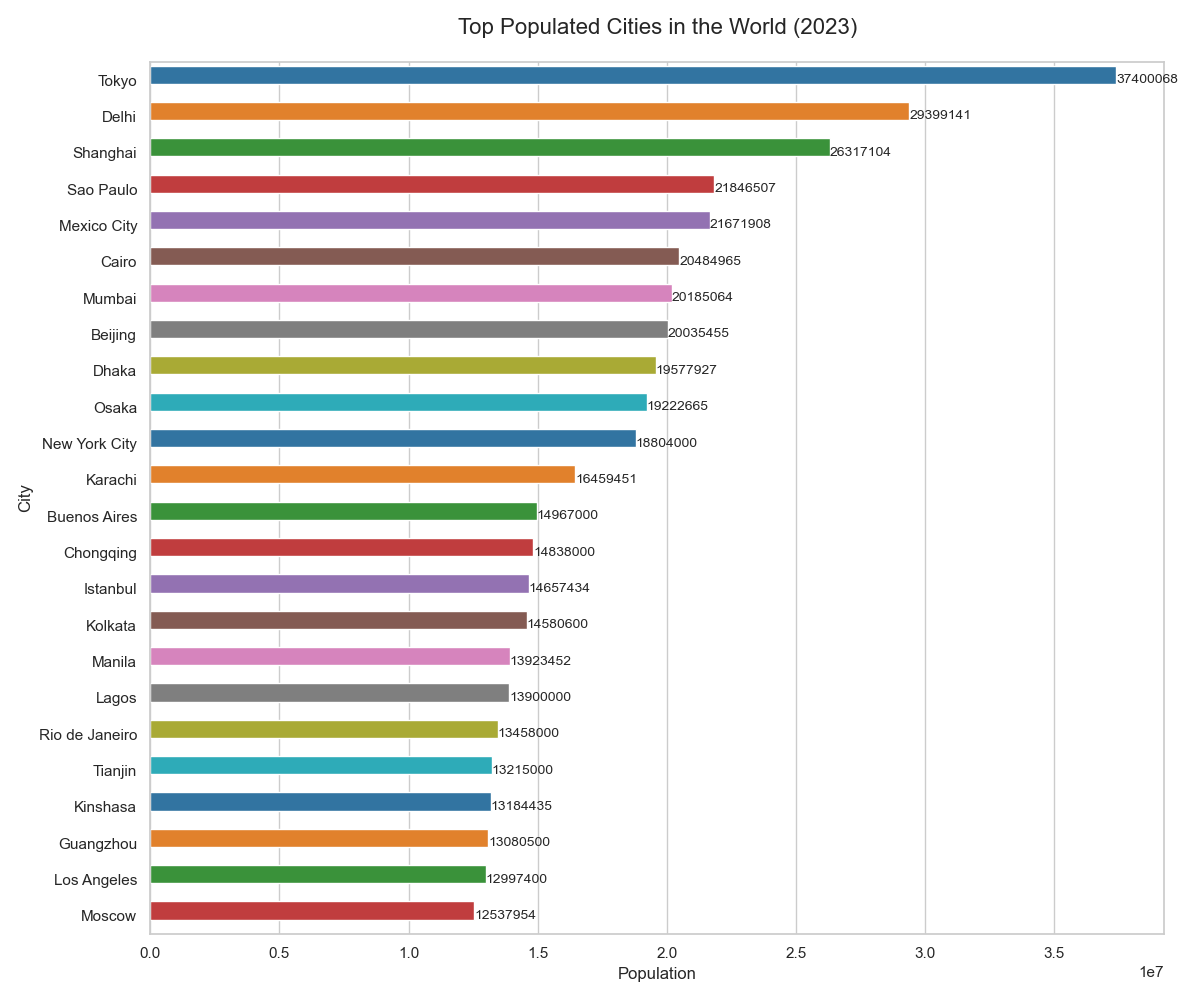

Python code for this plot:

import seaborn as sns
import pandas as pd
import matplotlib.pyplot as plt

data = {
    'City': [
        'Tokyo', 'Delhi', 'Shanghai', 'Sao Paulo', 'Mexico City',
        'Cairo', 'Mumbai', 'Beijing', 'Dhaka', 'Osaka',
        'New York City', 'Karachi', 'Buenos Aires', 'Chongqing', 'Istanbul',
        'Kolkata', 'Manila', 'Lagos', 'Rio de Janeiro', 'Tianjin',
        'Kinshasa', 'Guangzhou', 'Los Angeles', 'Moscow'
    ],
    'Population': [
        37400068, 29399141, 26317104, 21846507, 21671908,
        20484965, 20185064, 20035455, 19577927, 19222665,
        18804000, 16459451, 14967000, 14838000, 14657434,
        14580600, 13923452, 13900000, 13458000, 13215000,
        13184435, 13080500, 12997400, 12537954
    ]
}
df = pd.DataFrame(data)

sns.set(style="whitegrid")
plt.figure(figsize=(12, 10))

barplot = sns.barplot(
    y="City",
    x="Population",
    data=df,
    palette=[
        '#1f77b4', '#ff7f0e', '#2ca02c', '#d62728', '#9467bd',
        '#8c564b', '#e377c2', '#7f7f7f', '#bcbd22', '#17becf',
        '#1f77b4', '#ff7f0e', '#2ca02c', '#d62728', '#9467bd',
        '#8c564b', '#e377c2', '#7f7f7f', '#bcbd22', '#17becf',
        '#1f77b4', '#ff7f0e', '#2ca02c', '#d62728'
    ],
    ci=None
)

barplot.set_title('Top Populated Cities in the World (2023)', fontsize=16, pad=20)
barplot.bar_label(barplot.containers[0], fmt='%.0f', fontsize=10)
barplot.set(xlabel="Population", ylabel="City")

for bar in barplot.containers[0]:
    bar.set_height(0.5)

plt.tight_layout()
plt.show()
